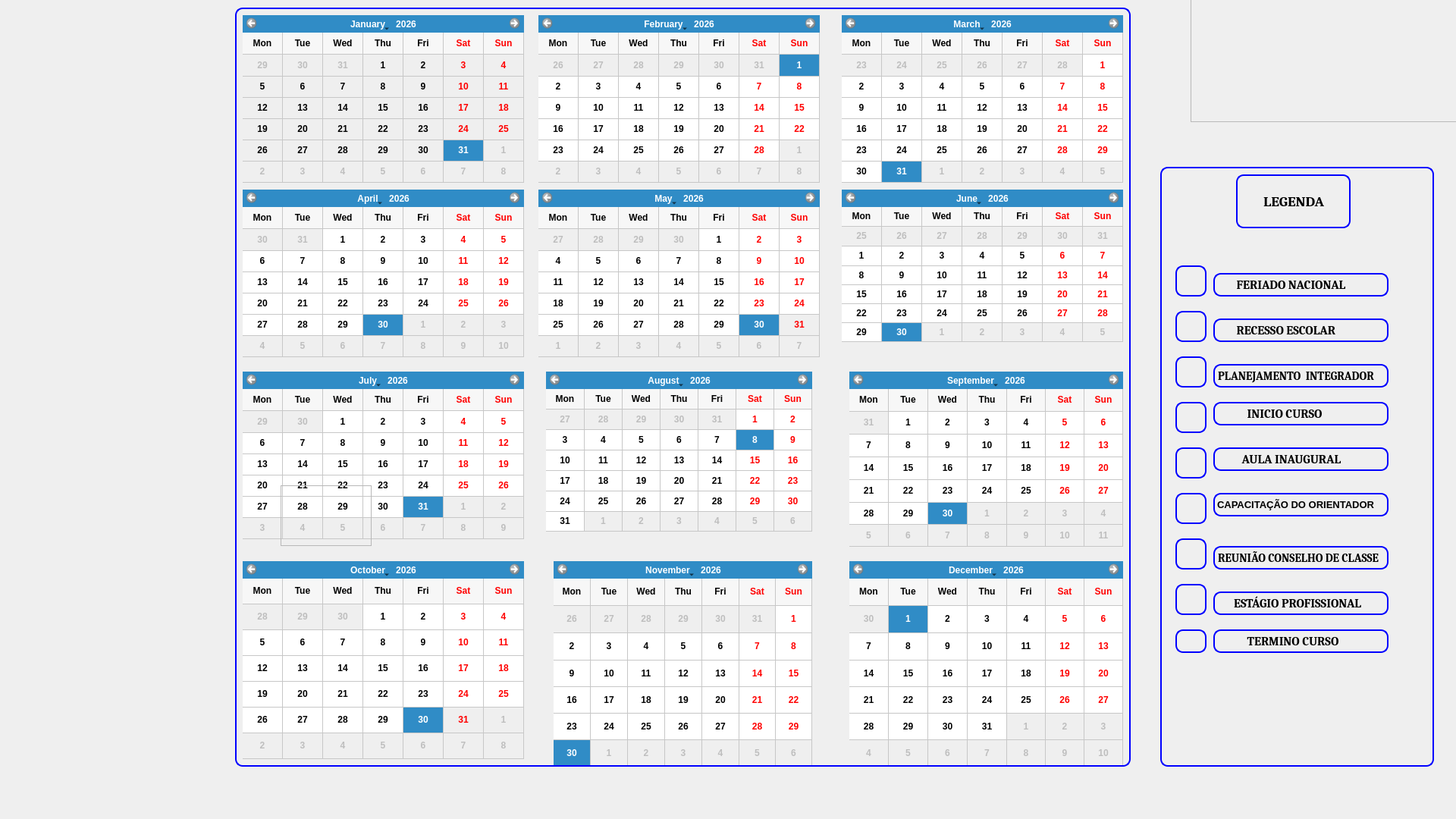
<?xml version="1.0" encoding="UTF-8"?>
<ui version="4.0">
 <class>WizardPage</class>
 <widget class="QWidget" name="WizardPage">
  <property name="geometry">
   <rect>
    <x>0</x>
    <y>0</y>
    <width>1920</width>
    <height>1080</height>
   </rect>
  </property>
  <property name="windowTitle">
   <string>WizardPage</string>
  </property>
  <widget class="QCalendarWidget" name="calendarWidget">
   <property name="geometry">
    <rect>
     <x>320</x>
     <y>20</y>
     <width>371</width>
     <height>221</height>
    </rect>
   </property>
   <property name="font">
    <font>
     <weight>75</weight>
     <bold>true</bold>
    </font>
   </property>
   <property name="acceptDrops">
    <bool>false</bool>
   </property>
   <property name="statusTip">
    <string notr="true"/>
   </property>
   <property name="layoutDirection">
    <enum>Qt::LeftToRight</enum>
   </property>
   <property name="autoFillBackground">
    <bool>true</bool>
   </property>
   <property name="inputMethodHints">
    <set>Qt::ImhNoAutoUppercase|Qt::ImhPreferNumbers</set>
   </property>
   <property name="selectedDate">
    <date>
     <year>2026</year>
     <month>1</month>
     <day>31</day>
    </date>
   </property>
   <property name="minimumDate">
    <date>
     <year>2026</year>
     <month>1</month>
     <day>31</day>
    </date>
   </property>
   <property name="maximumDate">
    <date>
     <year>2026</year>
     <month>1</month>
     <day>31</day>
    </date>
   </property>
   <property name="gridVisible">
    <bool>true</bool>
   </property>
   <property name="selectionMode">
    <enum>QCalendarWidget::NoSelection</enum>
   </property>
   <property name="verticalHeaderFormat">
    <enum>QCalendarWidget::NoVerticalHeader</enum>
   </property>
   <property name="navigationBarVisible">
    <bool>true</bool>
   </property>
   <property name="dateEditAcceptDelay">
    <number>2026</number>
   </property>
  </widget>
  <widget class="QCalendarWidget" name="calendarWidget_2">
   <property name="geometry">
    <rect>
     <x>710</x>
     <y>20</y>
     <width>371</width>
     <height>221</height>
    </rect>
   </property>
   <property name="font">
    <font>
     <weight>75</weight>
     <bold>true</bold>
    </font>
   </property>
   <property name="selectedDate">
    <date>
     <year>2026</year>
     <month>2</month>
     <day>1</day>
    </date>
   </property>
   <property name="minimumDate">
    <date>
     <year>2026</year>
     <month>2</month>
     <day>1</day>
    </date>
   </property>
   <property name="maximumDate">
    <date>
     <year>2026</year>
     <month>2</month>
     <day>28</day>
    </date>
   </property>
   <property name="firstDayOfWeek">
    <enum>Qt::Monday</enum>
   </property>
   <property name="gridVisible">
    <bool>true</bool>
   </property>
   <property name="horizontalHeaderFormat">
    <enum>QCalendarWidget::ShortDayNames</enum>
   </property>
   <property name="verticalHeaderFormat">
    <enum>QCalendarWidget::NoVerticalHeader</enum>
   </property>
   <property name="dateEditAcceptDelay">
    <number>0</number>
   </property>
  </widget>
  <widget class="QCalendarWidget" name="calendarWidget_3">
   <property name="geometry">
    <rect>
     <x>1110</x>
     <y>20</y>
     <width>371</width>
     <height>221</height>
    </rect>
   </property>
   <property name="font">
    <font>
     <weight>75</weight>
     <bold>true</bold>
    </font>
   </property>
   <property name="selectedDate">
    <date>
     <year>2026</year>
     <month>3</month>
     <day>31</day>
    </date>
   </property>
   <property name="minimumDate">
    <date>
     <year>2026</year>
     <month>3</month>
     <day>1</day>
    </date>
   </property>
   <property name="maximumDate">
    <date>
     <year>2026</year>
     <month>3</month>
     <day>31</day>
    </date>
   </property>
   <property name="firstDayOfWeek">
    <enum>Qt::Monday</enum>
   </property>
   <property name="gridVisible">
    <bool>true</bool>
   </property>
   <property name="verticalHeaderFormat">
    <enum>QCalendarWidget::NoVerticalHeader</enum>
   </property>
  </widget>
  <widget class="QCalendarWidget" name="calendarWidget_4">
   <property name="geometry">
    <rect>
     <x>320</x>
     <y>250</y>
     <width>371</width>
     <height>221</height>
    </rect>
   </property>
   <property name="font">
    <font>
     <weight>75</weight>
     <bold>true</bold>
    </font>
   </property>
   <property name="acceptDrops">
    <bool>false</bool>
   </property>
   <property name="autoFillBackground">
    <bool>true</bool>
   </property>
   <property name="inputMethodHints">
    <set>Qt::ImhHiddenText</set>
   </property>
   <property name="minimumDate">
    <date>
     <year>2026</year>
     <month>4</month>
     <day>1</day>
    </date>
   </property>
   <property name="maximumDate">
    <date>
     <year>2026</year>
     <month>4</month>
     <day>30</day>
    </date>
   </property>
   <property name="gridVisible">
    <bool>true</bool>
   </property>
   <property name="selectionMode">
    <enum>QCalendarWidget::SingleSelection</enum>
   </property>
   <property name="horizontalHeaderFormat">
    <enum>QCalendarWidget::ShortDayNames</enum>
   </property>
   <property name="verticalHeaderFormat">
    <enum>QCalendarWidget::NoVerticalHeader</enum>
   </property>
  </widget>
  <widget class="QCalendarWidget" name="calendarWidget_5">
   <property name="geometry">
    <rect>
     <x>710</x>
     <y>250</y>
     <width>371</width>
     <height>221</height>
    </rect>
   </property>
   <property name="font">
    <font>
     <weight>75</weight>
     <bold>true</bold>
    </font>
   </property>
   <property name="selectedDate">
    <date>
     <year>2026</year>
     <month>5</month>
     <day>30</day>
    </date>
   </property>
   <property name="minimumDate">
    <date>
     <year>2026</year>
     <month>5</month>
     <day>1</day>
    </date>
   </property>
   <property name="maximumDate">
    <date>
     <year>2026</year>
     <month>5</month>
     <day>30</day>
    </date>
   </property>
   <property name="gridVisible">
    <bool>true</bool>
   </property>
   <property name="verticalHeaderFormat">
    <enum>QCalendarWidget::NoVerticalHeader</enum>
   </property>
  </widget>
  <widget class="QCalendarWidget" name="calendarWidget_6">
   <property name="geometry">
    <rect>
     <x>1110</x>
     <y>250</y>
     <width>371</width>
     <height>201</height>
    </rect>
   </property>
   <property name="font">
    <font>
     <weight>75</weight>
     <bold>true</bold>
    </font>
   </property>
   <property name="minimumDate">
    <date>
     <year>2026</year>
     <month>6</month>
     <day>1</day>
    </date>
   </property>
   <property name="maximumDate">
    <date>
     <year>2026</year>
     <month>6</month>
     <day>30</day>
    </date>
   </property>
   <property name="gridVisible">
    <bool>true</bool>
   </property>
   <property name="verticalHeaderFormat">
    <enum>QCalendarWidget::NoVerticalHeader</enum>
   </property>
  </widget>
  <widget class="QCalendarWidget" name="calendarWidget_7">
   <property name="geometry">
    <rect>
     <x>320</x>
     <y>490</y>
     <width>371</width>
     <height>221</height>
    </rect>
   </property>
   <property name="font">
    <font>
     <weight>75</weight>
     <bold>true</bold>
    </font>
   </property>
   <property name="minimumDate">
    <date>
     <year>2026</year>
     <month>7</month>
     <day>1</day>
    </date>
   </property>
   <property name="maximumDate">
    <date>
     <year>2026</year>
     <month>7</month>
     <day>31</day>
    </date>
   </property>
   <property name="gridVisible">
    <bool>true</bool>
   </property>
   <property name="verticalHeaderFormat">
    <enum>QCalendarWidget::NoVerticalHeader</enum>
   </property>
  </widget>
  <widget class="QCalendarWidget" name="calendarWidget_8">
   <property name="geometry">
    <rect>
     <x>720</x>
     <y>490</y>
     <width>351</width>
     <height>211</height>
    </rect>
   </property>
   <property name="font">
    <font>
     <weight>75</weight>
     <bold>true</bold>
    </font>
   </property>
   <property name="selectedDate">
    <date>
     <year>2026</year>
     <month>8</month>
     <day>8</day>
    </date>
   </property>
   <property name="minimumDate">
    <date>
     <year>2026</year>
     <month>8</month>
     <day>1</day>
    </date>
   </property>
   <property name="maximumDate">
    <date>
     <year>2026</year>
     <month>8</month>
     <day>31</day>
    </date>
   </property>
   <property name="gridVisible">
    <bool>true</bool>
   </property>
   <property name="selectionMode">
    <enum>QCalendarWidget::NoSelection</enum>
   </property>
   <property name="verticalHeaderFormat">
    <enum>QCalendarWidget::NoVerticalHeader</enum>
   </property>
  </widget>
  <widget class="QCalendarWidget" name="calendarWidget_9">
   <property name="geometry">
    <rect>
     <x>1120</x>
     <y>490</y>
     <width>361</width>
     <height>231</height>
    </rect>
   </property>
   <property name="font">
    <font>
     <weight>75</weight>
     <bold>true</bold>
    </font>
   </property>
   <property name="minimumDate">
    <date>
     <year>2026</year>
     <month>9</month>
     <day>1</day>
    </date>
   </property>
   <property name="maximumDate">
    <date>
     <year>2026</year>
     <month>9</month>
     <day>30</day>
    </date>
   </property>
   <property name="gridVisible">
    <bool>true</bool>
   </property>
   <property name="verticalHeaderFormat">
    <enum>QCalendarWidget::NoVerticalHeader</enum>
   </property>
  </widget>
  <widget class="QCalendarWidget" name="calendarWidget_10">
   <property name="geometry">
    <rect>
     <x>320</x>
     <y>740</y>
     <width>371</width>
     <height>261</height>
    </rect>
   </property>
   <property name="font">
    <font>
     <weight>75</weight>
     <bold>true</bold>
    </font>
   </property>
   <property name="minimumDate">
    <date>
     <year>2026</year>
     <month>10</month>
     <day>1</day>
    </date>
   </property>
   <property name="maximumDate">
    <date>
     <year>2026</year>
     <month>10</month>
     <day>30</day>
    </date>
   </property>
   <property name="gridVisible">
    <bool>true</bool>
   </property>
   <property name="verticalHeaderFormat">
    <enum>QCalendarWidget::NoVerticalHeader</enum>
   </property>
  </widget>
  <widget class="QCalendarWidget" name="calendarWidget_11">
   <property name="geometry">
    <rect>
     <x>730</x>
     <y>740</y>
     <width>341</width>
     <height>271</height>
    </rect>
   </property>
   <property name="font">
    <font>
     <weight>75</weight>
     <bold>true</bold>
    </font>
   </property>
   <property name="minimumDate">
    <date>
     <year>2026</year>
     <month>11</month>
     <day>1</day>
    </date>
   </property>
   <property name="maximumDate">
    <date>
     <year>2026</year>
     <month>11</month>
     <day>30</day>
    </date>
   </property>
   <property name="gridVisible">
    <bool>true</bool>
   </property>
   <property name="verticalHeaderFormat">
    <enum>QCalendarWidget::NoVerticalHeader</enum>
   </property>
  </widget>
  <widget class="QCalendarWidget" name="calendarWidget_12">
   <property name="geometry">
    <rect>
     <x>1120</x>
     <y>740</y>
     <width>361</width>
     <height>271</height>
    </rect>
   </property>
   <property name="font">
    <font>
     <weight>75</weight>
     <bold>true</bold>
    </font>
   </property>
   <property name="minimumDate">
    <date>
     <year>2026</year>
     <month>12</month>
     <day>1</day>
    </date>
   </property>
   <property name="maximumDate">
    <date>
     <year>2026</year>
     <month>12</month>
     <day>31</day>
    </date>
   </property>
   <property name="gridVisible">
    <bool>true</bool>
   </property>
   <property name="verticalHeaderFormat">
    <enum>QCalendarWidget::NoVerticalHeader</enum>
   </property>
  </widget>
  <widget class="QFrame" name="frame">
   <property name="geometry">
    <rect>
     <x>370</x>
     <y>640</y>
     <width>120</width>
     <height>80</height>
    </rect>
   </property>
   <property name="frameShape">
    <enum>QFrame::StyledPanel</enum>
   </property>
   <property name="frameShadow">
    <enum>QFrame::Raised</enum>
   </property>
  </widget>
  <widget class="QFrame" name="frame_2">
   <property name="geometry">
    <rect>
     <x>310</x>
     <y>10</y>
     <width>1181</width>
     <height>1001</height>
    </rect>
   </property>
   <property name="styleSheet">
    <string notr="true">border: 2px solid blue;
border-radius: 10px;</string>
   </property>
   <property name="frameShape">
    <enum>QFrame::StyledPanel</enum>
   </property>
   <property name="frameShadow">
    <enum>QFrame::Raised</enum>
   </property>
  </widget>
  <widget class="QFrame" name="frame_3">
   <property name="geometry">
    <rect>
     <x>1570</x>
     <y>-60</y>
     <width>371</width>
     <height>221</height>
    </rect>
   </property>
   <property name="styleSheet">
    <string notr="true">image: url(:/newPrefix/banner_senac.png);</string>
   </property>
   <property name="frameShape">
    <enum>QFrame::StyledPanel</enum>
   </property>
   <property name="frameShadow">
    <enum>QFrame::Raised</enum>
   </property>
  </widget>
  <widget class="QFrame" name="frame_4">
   <property name="geometry">
    <rect>
     <x>1530</x>
     <y>220</y>
     <width>361</width>
     <height>791</height>
    </rect>
   </property>
   <property name="styleSheet">
    <string notr="true">border: 2px solid blue;
border-radius: 10px;</string>
   </property>
   <property name="frameShape">
    <enum>QFrame::StyledPanel</enum>
   </property>
   <property name="frameShadow">
    <enum>QFrame::Raised</enum>
   </property>
   <widget class="QFrame" name="frame_5">
    <property name="geometry">
     <rect>
      <x>20</x>
      <y>130</y>
      <width>41</width>
      <height>41</height>
     </rect>
    </property>
    <property name="styleSheet">
     <string notr="true">image: url(:/icones/quadro.qrc.png);</string>
    </property>
    <property name="frameShape">
     <enum>QFrame::StyledPanel</enum>
    </property>
    <property name="frameShadow">
     <enum>QFrame::Raised</enum>
    </property>
   </widget>
   <widget class="QFrame" name="frame_6">
    <property name="geometry">
     <rect>
      <x>20</x>
      <y>190</y>
      <width>41</width>
      <height>41</height>
     </rect>
    </property>
    <property name="styleSheet">
     <string notr="true">image: url(:/icones/icone.qrc.png);</string>
    </property>
    <property name="frameShape">
     <enum>QFrame::StyledPanel</enum>
    </property>
    <property name="frameShadow">
     <enum>QFrame::Raised</enum>
    </property>
   </widget>
   <widget class="QFrame" name="frame_7">
    <property name="geometry">
     <rect>
      <x>20</x>
      <y>250</y>
      <width>41</width>
      <height>41</height>
     </rect>
    </property>
    <property name="styleSheet">
     <string notr="true">image: url(:/icones/losanfo.qrc.png);</string>
    </property>
    <property name="frameShape">
     <enum>QFrame::StyledPanel</enum>
    </property>
    <property name="frameShadow">
     <enum>QFrame::Raised</enum>
    </property>
   </widget>
   <widget class="QFrame" name="frame_8">
    <property name="geometry">
     <rect>
      <x>20</x>
      <y>310</y>
      <width>41</width>
      <height>41</height>
     </rect>
    </property>
    <property name="styleSheet">
     <string notr="true">image: url(:/icones/fluxo.qrc.png);</string>
    </property>
    <property name="frameShape">
     <enum>QFrame::StyledPanel</enum>
    </property>
    <property name="frameShadow">
     <enum>QFrame::Raised</enum>
    </property>
   </widget>
   <widget class="QFrame" name="frame_9">
    <property name="geometry">
     <rect>
      <x>20</x>
      <y>370</y>
      <width>41</width>
      <height>41</height>
     </rect>
    </property>
    <property name="styleSheet">
     <string notr="true">image: url(:/icones/triangulo.qrc.png);</string>
    </property>
    <property name="frameShape">
     <enum>QFrame::StyledPanel</enum>
    </property>
    <property name="frameShadow">
     <enum>QFrame::Raised</enum>
    </property>
   </widget>
   <widget class="QFrame" name="frame_10">
    <property name="geometry">
     <rect>
      <x>20</x>
      <y>430</y>
      <width>41</width>
      <height>41</height>
     </rect>
    </property>
    <property name="styleSheet">
     <string notr="true">image: url(:/icones/grafc.qrc.png);</string>
    </property>
    <property name="frameShape">
     <enum>QFrame::StyledPanel</enum>
    </property>
    <property name="frameShadow">
     <enum>QFrame::Raised</enum>
    </property>
   </widget>
   <widget class="QFrame" name="frame_11">
    <property name="geometry">
     <rect>
      <x>20</x>
      <y>490</y>
      <width>41</width>
      <height>41</height>
     </rect>
    </property>
    <property name="styleSheet">
     <string notr="true">image: url(:/icones/reuniao.qrc.png);</string>
    </property>
    <property name="frameShape">
     <enum>QFrame::StyledPanel</enum>
    </property>
    <property name="frameShadow">
     <enum>QFrame::Raised</enum>
    </property>
   </widget>
   <widget class="QFrame" name="frame_12">
    <property name="geometry">
     <rect>
      <x>20</x>
      <y>550</y>
      <width>41</width>
      <height>41</height>
     </rect>
    </property>
    <property name="styleSheet">
     <string notr="true">image: url(:/icones/losanfo.qrc.png);</string>
    </property>
    <property name="frameShape">
     <enum>QFrame::StyledPanel</enum>
    </property>
    <property name="frameShadow">
     <enum>QFrame::Raised</enum>
    </property>
   </widget>
   <widget class="QFrame" name="frame_13">
    <property name="geometry">
     <rect>
      <x>20</x>
      <y>610</y>
      <width>41</width>
      <height>31</height>
     </rect>
    </property>
    <property name="styleSheet">
     <string notr="true">image: url(:/icones/circulo.png);</string>
    </property>
    <property name="frameShape">
     <enum>QFrame::StyledPanel</enum>
    </property>
    <property name="frameShadow">
     <enum>QFrame::Raised</enum>
    </property>
   </widget>
   <widget class="QLabel" name="label">
    <property name="geometry">
     <rect>
      <x>100</x>
      <y>10</y>
      <width>151</width>
      <height>71</height>
     </rect>
    </property>
    <property name="font">
     <font>
      <family>Cambria</family>
      <pointsize>14</pointsize>
      <weight>75</weight>
      <bold>true</bold>
     </font>
    </property>
    <property name="text">
     <string>       LEGENDA</string>
    </property>
   </widget>
   <widget class="QLabel" name="label_2">
    <property name="geometry">
     <rect>
      <x>70</x>
      <y>140</y>
      <width>231</width>
      <height>31</height>
     </rect>
    </property>
    <property name="font">
     <font>
      <family>Cambria</family>
      <pointsize>12</pointsize>
      <weight>75</weight>
      <bold>true</bold>
     </font>
    </property>
    <property name="text">
     <string>       FERIADO NACIONAL</string>
    </property>
   </widget>
   <widget class="QLabel" name="label_3">
    <property name="geometry">
     <rect>
      <x>70</x>
      <y>200</y>
      <width>231</width>
      <height>31</height>
     </rect>
    </property>
    <property name="font">
     <font>
      <family>Cambria</family>
      <pointsize>12</pointsize>
      <weight>75</weight>
      <bold>true</bold>
     </font>
    </property>
    <property name="text">
     <string>       RECESSO ESCOLAR</string>
    </property>
   </widget>
   <widget class="QLabel" name="label_4">
    <property name="geometry">
     <rect>
      <x>70</x>
      <y>260</y>
      <width>231</width>
      <height>31</height>
     </rect>
    </property>
    <property name="font">
     <font>
      <family>Cambria</family>
      <pointsize>11</pointsize>
      <weight>75</weight>
      <bold>true</bold>
     </font>
    </property>
    <property name="text">
     <string>PLANEJAMENTO  INTEGRADOR</string>
    </property>
   </widget>
   <widget class="QLabel" name="label_5">
    <property name="geometry">
     <rect>
      <x>70</x>
      <y>310</y>
      <width>231</width>
      <height>31</height>
     </rect>
    </property>
    <property name="font">
     <font>
      <family>Cambria</family>
      <pointsize>12</pointsize>
      <weight>75</weight>
      <bold>true</bold>
     </font>
    </property>
    <property name="text">
     <string>           INICIO CURSO</string>
    </property>
   </widget>
   <widget class="QLabel" name="label_6">
    <property name="geometry">
     <rect>
      <x>70</x>
      <y>370</y>
      <width>231</width>
      <height>31</height>
     </rect>
    </property>
    <property name="font">
     <font>
      <family>Cambria</family>
      <pointsize>12</pointsize>
      <weight>75</weight>
      <bold>true</bold>
     </font>
    </property>
    <property name="text">
     <string>         AULA INAUGURAL </string>
    </property>
   </widget>
   <widget class="QLabel" name="label_7">
    <property name="geometry">
     <rect>
      <x>70</x>
      <y>430</y>
      <width>231</width>
      <height>31</height>
     </rect>
    </property>
    <property name="font">
     <font>
      <pointsize>10</pointsize>
      <weight>75</weight>
      <bold>true</bold>
     </font>
    </property>
    <property name="text">
     <string>CAPACITAÇÃO DO ORIENTADOR </string>
    </property>
   </widget>
   <widget class="QLabel" name="label_8">
    <property name="geometry">
     <rect>
      <x>70</x>
      <y>500</y>
      <width>231</width>
      <height>31</height>
     </rect>
    </property>
    <property name="font">
     <font>
      <family>Cambria</family>
      <pointsize>11</pointsize>
      <weight>75</weight>
      <bold>true</bold>
     </font>
    </property>
    <property name="text">
     <string>REUNIÃO CONSELHO DE CLASSE</string>
    </property>
   </widget>
   <widget class="QLabel" name="label_9">
    <property name="geometry">
     <rect>
      <x>70</x>
      <y>560</y>
      <width>231</width>
      <height>31</height>
     </rect>
    </property>
    <property name="font">
     <font>
      <family>Cambria</family>
      <pointsize>12</pointsize>
      <weight>75</weight>
      <bold>true</bold>
     </font>
    </property>
    <property name="text">
     <string>      ESTÁGIO PROFISSIONAL</string>
    </property>
   </widget>
   <widget class="QLabel" name="label_10">
    <property name="geometry">
     <rect>
      <x>70</x>
      <y>610</y>
      <width>231</width>
      <height>31</height>
     </rect>
    </property>
    <property name="font">
     <font>
      <family>Cambria</family>
      <pointsize>12</pointsize>
      <weight>75</weight>
      <bold>true</bold>
     </font>
    </property>
    <property name="text">
     <string>           TERMINO CURSO</string>
    </property>
   </widget>
  </widget>
 </widget>
 <resources>
  <include location="senac.qrc"/>
  <include location="icon.qrc"/>
 </resources>
 <connections/>
</ui>
